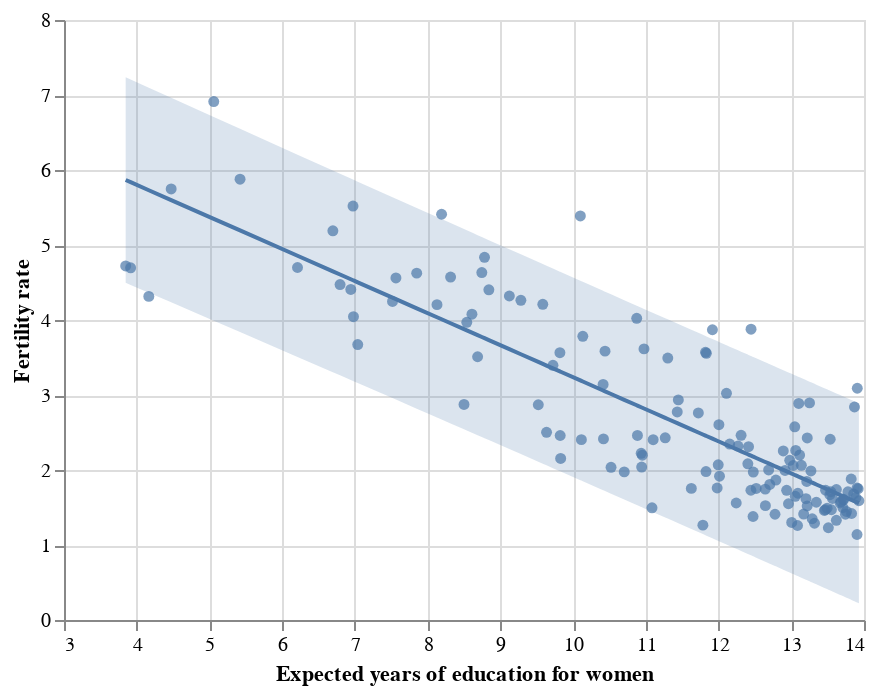

The code cell stored with this chart in its notebook:
### Markdown cell above
### Question 5: prediction intervals

The standard error for *predictions* is stored with the output of `.get_prediction()` as the attribute `.se_obs` -- standard error for observations. Use this and follow the example above to compute 95% uncertainty bounds for the observations. Add the lower and upper bounds as new columns of `reg_data` named `lwr_obs` and `upr_obs`, respectively. Construct a plot showing data scatter, the model predictions, and prediction uncertainty bands.

### Code cell
# compute prediction uncertainty bounds
reg_data['lwr_obs'] = preds.predicted_mean - 2*preds.se_obs # SOLUTION
reg_data['upr_obs'] = preds.predicted_mean + 2*preds.se_obs # SOLUTION

# construct plot showing prediction uncertainty
# BEGIN SOLUTION
band_pred = alt.Chart(reg_data).mark_area(opacity = 0.2).encode(
    x = 'educ_expected_yrs_f',
    y = 'lwr_obs',
    y2 = 'upr_obs'
)

# layer
scatter_educ + slr_line + band_pred
# END SOLUTION

### Figure 1 — Vega-Lite specification as saved in the notebook (floating-point values rounded to 4 significant figures; data arrays with more than 128 entries replaced by an {"elided": "..."} marker saying what was removed)
{"config": {"view": {"continuousWidth": 400, "continuousHeight": 300}}, "layer": [{"mark": "circle", "encoding": {"x": {"field": "educ_expected_yrs_f", "scale": {"zero": false}, "title": "Expected years of education for women", "type": "quantitative"}, "y": {"field": "fertility_total", "scale": {"zero": false}, "title": "Fertility rate", "type": "quantitative"}}}, {"mark": "line", "encoding": {"x": {"field": "educ_expected_yrs_f", "type": "quantitative"}, "y": {"field": "fitted_slr", "type": "quantitative"}}}, {"mark": {"type": "area", "opacity": 0.2}, "encoding": {"x": {"field": "educ_expected_yrs_f", "type": "quantitative"}, "y": {"field": "lwr_obs", "type": "quantitative"}, "y2": {"field": "upr_obs"}}}], "data": {"name": "data-dc94369a955b39d91d322b58a8b13b06"}, "$schema": "https://vega.github.io/schema/vega-lite/v4.17.0.json", "datasets": {"data-dc94369a955b39d91d322b58a8b13b06": {"elided": "139 records"}}}
